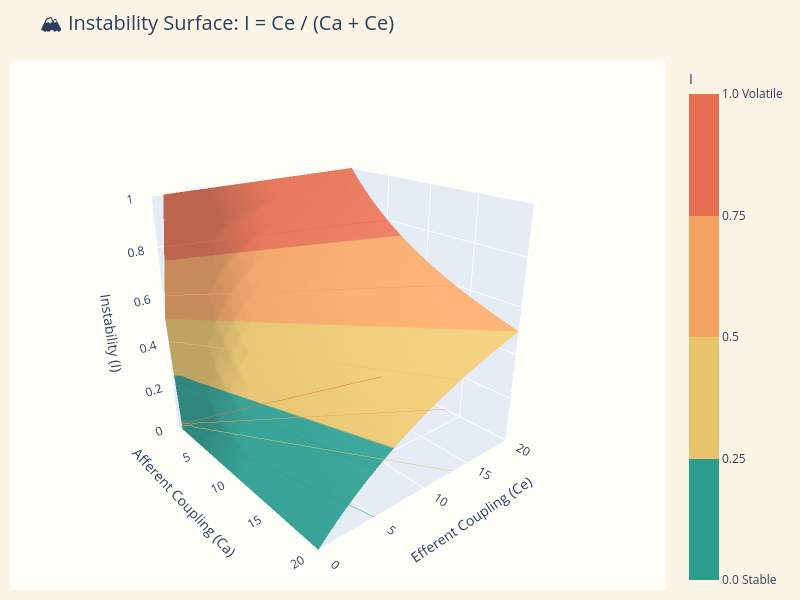

The code cell stored with this chart in its notebook:
### Markdown cell above
---

### Chart: The Instability Surface

Let's visualize how Instability changes across all possible combinations of Ca and Ce. This 3D surface and its heatmap projection reveal the landscape architects navigate every day.

### Code cell
# ── Interactive 3D Surface: Instability as f(Ca, Ce) ─────────
ca_range = np.arange(0, 21, 1)
ce_range = np.arange(0, 21, 1)
Ca, Ce = np.meshgrid(ca_range, ce_range)

# Avoid division by zero
total = Ca + Ce
with np.errstate(divide='ignore', invalid='ignore'):
    I_surface = np.where(total > 0, Ce / total, 0.5)

# ── 3D Surface Plot (Plotly) ──────────────────────────────────
fig_3d = go.Figure(data=[go.Surface(
    x=ca_range, y=ce_range, z=I_surface,
    colorscale=[
        [0.00, '#2A9D8F'],   # stable teal
        [0.25, '#2A9D8F'],
        [0.25, '#E9C46A'],   # balanced gold
        [0.50, '#E9C46A'],
        [0.50, '#F4A261'],   # borderline copper
        [0.75, '#F4A261'],
        [0.75, '#E76F51'],   # volatile red
        [1.00, '#E76F51'],
    ],
    colorbar=dict(
        title='I',
        tickvals=[0, 0.25, 0.5, 0.75, 1.0],
        ticktext=['0.0 Stable', '0.25', '0.5', '0.75', '1.0 Volatile']
    ),
    contours=dict(
        z=dict(show=True, usecolormap=True, project_z=True, highlightcolor="limegreen", size=0.125)
    ),
    hovertemplate='Ca: %{x}<br>Ce: %{y}<br>I: %{z:.2f}<extra></extra>',
    opacity=0.92,
)])

fig_3d.update_layout(
    title=dict(text='🏔️ Instability Surface: I = Ce / (Ca + Ce)', font=dict(size=20)),
    scene=dict(
        xaxis_title='Afferent Coupling (Ca)',
        yaxis_title='Efferent Coupling (Ce)',
        zaxis_title='Instability (I)',
        xaxis=dict(range=[0, 20]),
        yaxis=dict(range=[0, 20]),
        zaxis=dict(range=[0, 1]),
        camera=dict(eye=dict(x=1.8, y=-1.5, z=1.0)),
        bgcolor='#FFFDF7',
    ),
    paper_bgcolor=COLORS['bg'],
    width=800,
    height=600,
    margin=dict(l=10, r=10, t=60, b=10),
)
fig_3d.show()

### Figure 1 — Plotly figure (JSON) as saved in the notebook; plotly's stock layout.template omitted (floating-point values rounded to 4 significant figures; data arrays with more than 128 entries replaced by an {"elided": "..."} marker saying what was removed)
{"data": [{"colorbar": {"ticktext": ["0.0 Stable", "0.25", "0.5", "0.75", "1.0 Volatile"], "tickvals": [0, 0.25, 0.5, 0.75, 1], "title": {"text": "I"}}, "colorscale": [[0, "#2A9D8F"], [0.25, "#2A9D8F"], [0.25, "#E9C46A"], [0.5, "#E9C46A"], [0.5, "#F4A261"], [0.75, "#F4A261"], [0.75, "#E76F51"], [1, "#E76F51"]], "contours": {"z": {"highlightcolor": "limegreen", "project": {"z": true}, "show": true, "size": 0.125, "usecolormap": true}}, "hovertemplate": "Ca: %{x}<br>Ce: %{y}<br>I: %{z:.2f}<extra></extra>", "opacity": 0.92, "type": "surface", "x": [0, 1, 2, 3, 4, 5, 6, 7, 8, 9, 10, 11, 12, 13, 14, 15, 16, 17, 18, 19, 20], "y": [0, 1, 2, 3, 4, 5, 6, 7, 8, 9, 10, 11, 12, 13, 14, 15, 16, 17, 18, 19, 20], "z": {"elided": "21x21 float values"}}], "layout": {"height": 600, "margin": {"b": 10, "l": 10, "r": 10, "t": 60}, "paper_bgcolor": "#FCF5E5", "scene": {"bgcolor": "#FFFDF7", "camera": {"eye": {"x": 1.8, "y": -1.5, "z": 1}}, "xaxis": {"range": [0, 20], "title": {"text": "Afferent Coupling (Ca)"}}, "yaxis": {"range": [0, 20], "title": {"text": "Efferent Coupling (Ce)"}}, "zaxis": {"range": [0, 1], "title": {"text": "Instability (I)"}}}, "title": {"font": {"size": 20}, "text": "🏔️ Instability Surface: I = Ce / (Ca + Ce)"}, "width": 800}}
